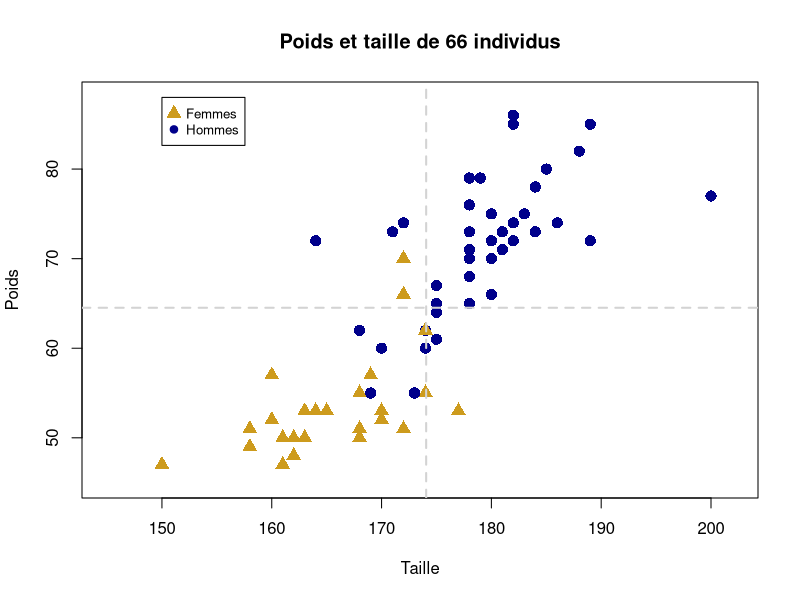
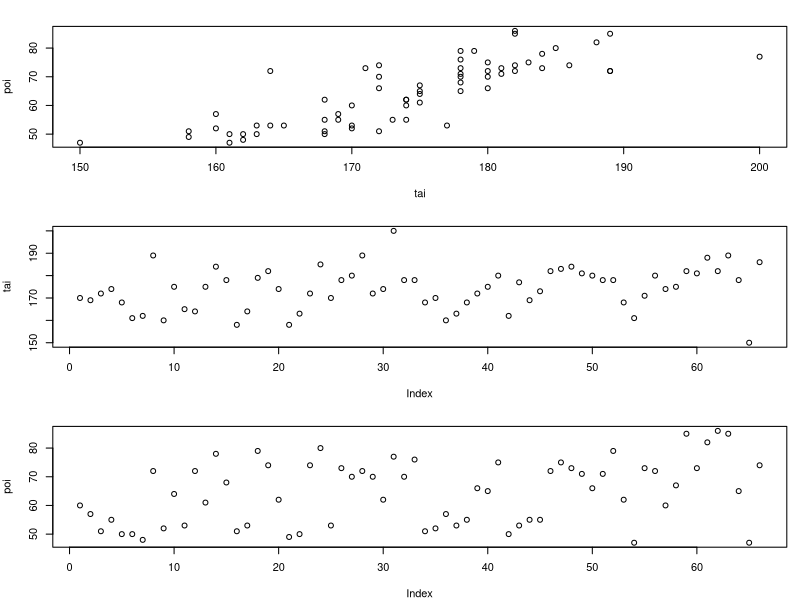
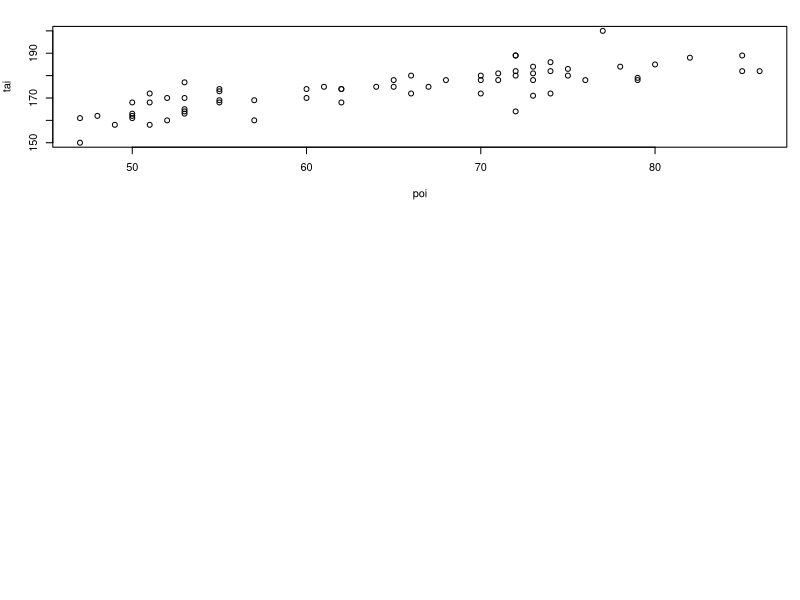
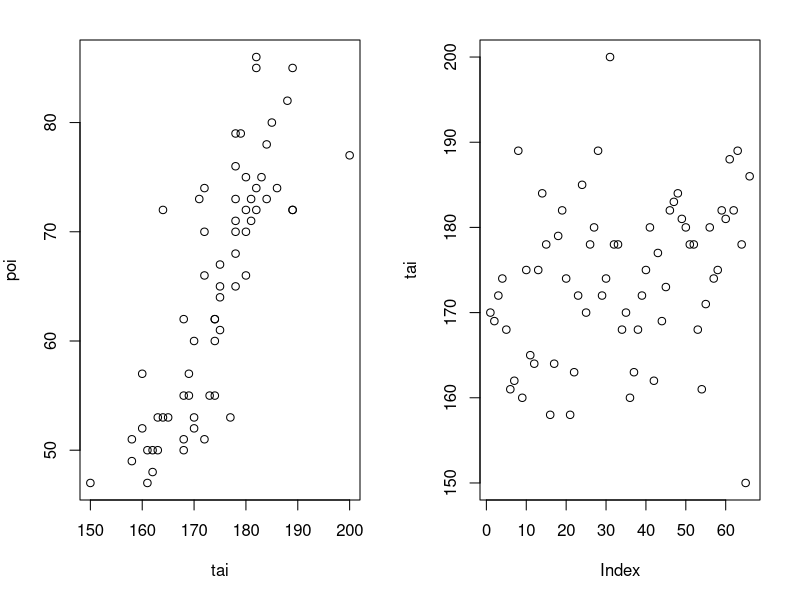

Write R code to recreate these figures, in order.
## Date : 10.05.2020
## VP & VT
## Script TDR6


######## EXERCICE OPTIONNEL : utilisez le package rstudioapi pour afficher le poly dans le Viewer


######## EXERCICE  : importez DesIris.txt, testez les scripts et commentez

# Import
iris1 <- read.table("DesIris.txt", header=TRUE, dec=".", sep=" ")  

# S?lection dans une table 
iris1[ ,1]   # s?lection d'une colonne par son num?ro avec [,n]
iris1[1, ]   # s?lection d'une ligne par son num?ro avec [n,]
iris1[1,2]  # s?lection d'une case avec [nlig,ncol]


iris1$SepalLength    # poursuivez les commentaires

iris1[c(1,5,10), ] # sélectionner lignes 1, 5 et 10 
iris1[-(5:30), ] #afficher les lignes inférieures à 5 et supérieures à 30
iris1[ ,1:4] # afficher les 4 premières colonnes
iris1[c(1,5,10) , 1:4] # sélectionner les lignes 1,5 et 10 en affichant les colonnes de 1 à 4 
iris1[iris1$Species=="virginica" , ] # sélection conditionnelle - sélectionner lignes ou la réponse dans la colonne species est virginica
iris1[iris1$SepalLength > 7 , ] # sélectionner ligens dont valeurs SepaLength est 7
iris1[iris1$SepalLength < 6  &  iris1$Species=="virginica", ] # sélectioner lignes dont SepaLength est inférieur à 6 et species est virginica

# S?lection dans un vecteur
iris1$SepalLength[iris1$Species=="virginica"] # donner les valeurs de SepalLength pour les lignes dont species est virginica
iris1[iris1$Species=="virginica", ]$SepalLength # 

# Calculs sur des sous-ensembles
apply(iris1[,1:4], MARGIN=2, mean)
tapply(iris1$SepalLength, iris1$Species, mean)




######## EXERCICE  : cr?ation du vecteur slv pour "sepal length  virginica" et statistiques

# cr?er slv
slv <- iris1$SepalLength[iris1$Species=="virginica"]

# testez et commentez
mean(slv)
var(slv)
sqrt(var(slv))
sd(slv)
min(slv)
max(slv)
range(slv)
sort(slv)
rev(slv)
sum(slv)
cumsum(slv)
median(slv)
quantile(slv,0.25)
quantile(slv)
length(slv)


######## EXERCICE  : cr?ation de variables

# le nom des lignes
n <- nrow(iris1)           # nrow() : nombre de lignes
noms <- paste("iris", 1:n) # paste() : coller
head(noms)

# le rapport de forme
rapport <- iris1$PetalLength/iris1$PetalWidth  
head(rapport)

# v?rification des longueurs 
length(noms); length(rapport); nrow(iris1)

# ajout
names(iris1)
iris1$noms <- noms
names(iris1)

iris2 <- data.frame(iris1, rapport)
names(iris2)

autre <- 1:3
iris1$num <- autre
iris1$num

# Quelle est l'esp?ce pour laquelle les p?tales ont la forme la plus ?troite 



######## EXERCICE  : t3var

t3var <- read.table("t3var.txt",header=TRUE,sep="\t")
t3var$sexe<-factor(t3var$sexe)

tai<-t3var$tai
poi<-t3var$poi
sexe<-t3var$sexe

t3var[t3var$sexe=="h" & t3var$poi>80 , c(3,2)]
t3var[c(21,2,34,11) , c(3,2)]
t3var[c(21,2,30:40,11) , c(3,2)]

t3var[c(1,10,20),]

colo <- c("goldenrod3", "darkblue")[as.numeric(t3var$sexe)] 

pttype <- c(17, 16)[as.numeric(t3var$sexe)]             
# des formes de points suivant le sexe
pttype[1:10]

titre <- paste("Poids et taille de", nrow(t3var), "individus")  
# un titre
titre

plot(poi~tai,                             # les variables
     main = titre,                        # le titre
     xlab = "Taille", ylab = "Poids",     # les noms des axes
     col = colo, pch = pttype, cex = 1.5, # la couleur, le type et la taille des points
     xlim=c(145,202), ylim=c(45,88))       # limites des axes x et y

legend(150, 88, c("Femmes", "Hommes"), pch = c(17, 20), 
       col = c("goldenrod3", "darkblue"), pt.cex=1.5, cex=0.8)

mt <- mean(tai)
mp <- mean(poi)
abline(v=mt, lty=2, lwd=2, col="lightgrey")
abline(h=mp, lty=2, lwd=2, col="lightgrey")


par(mfrow=c(3, 1),mar=c(4, 4, 2, 1)) # avec c(bas, gauche, haut, droite)

plot(tai, poi)
plot(tai)
plot(poi)
plot(poi, tai)

par(mfrow=c(1, 2),mar=c(5, 4, 2, 2)) # avec c(bas, gauche, haut, droite)

plot(tai, poi)
plot(tai)


